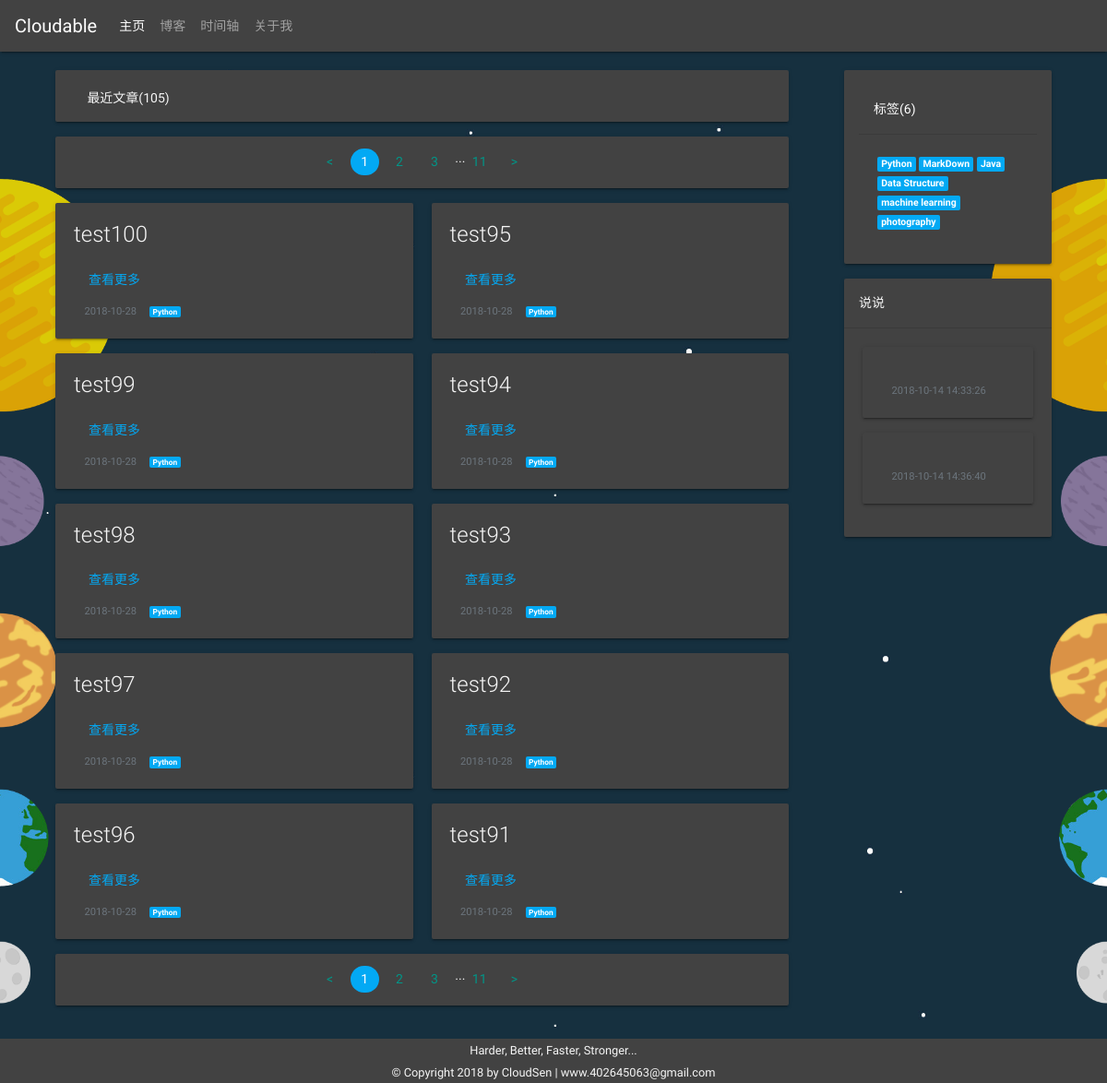
/cloudsen_blog/blog/, run on the app's committed database.
### cloudsen_blog/models.py (models this page shows, shortened)
class Article(models.Model):
    COLOR_THEME = [
        ('text-muted', 'gray color'),
        ('text-light', 'white color '),
        ('text-dark', 'black color'),
    ]
    title = models.CharField(max_length=50)
    author = models.ForeignKey(User, db_constraint=False, on_delete=models.DO_NOTHING)
    tag = models.ForeignKey(Tag, db_constraint=False, on_delete=models.DO_NOTHING)
    card_type = models.ForeignKey(CardType, db_constraint=False, on_delete=models.DO_NOTHING)
    preview_pic_url = models.CharField(max_length=500, null=True, blank=True)
    text_color = models.CharField(max_length=30, choices=COLOR_THEME, default='gray')
    content = MarkdownxField()
    summary = MarkdownxField(blank=True, null=True)
    create_time = models.DateTimeField(auto_now_add=True)
    update_time = models.DateTimeField(auto_now=True)
    is_deleted = models.BooleanField(default=False)
    @property
    def formatted_summary(self):
        return markdownify(self.summary)

class Tag(models.Model):
    name = models.CharField(max_length=30)
    description = models.CharField(max_length=200, default='Please input description')
    create_time = models.DateTimeField(auto_now_add=True)
    update_time = models.DateTimeField(auto_now=True)
    is_deleted = models.BooleanField(default=False)

class MyIdea(models.Model):
    author = models.ForeignKey(User, db_constraint=False, on_delete=models.DO_NOTHING)
    content = MarkdownxField()
    create_time = models.DateTimeField(auto_now_add=True)
    update_time = models.DateTimeField(auto_now=True)
    is_deleted = models.BooleanField(default=False)
    @property
    def formatted_markdown(self):
        return markdownify(self.content)

### cloudsen_blog/views.py (the view)
# urls.py: path('blog/', views.go_blog_page, name='go_blog_page'),
def go_blog_page(request: HttpRequest):
    page_num = request.GET.get('page_num', 1)
    page, page_range = page_latest_2_month_articles(page_num)
    context = {
        'page_range': page_range,
        'page': page,
        'tags': list_all_tags(),
        'ideas': list_all_my_idea()}
    return render(request, 'cloudsen_blog/blog/blog.html', context)

### cloudsen_blog/views.py (called while the page is built)
def page_latest_2_month_articles(page_number: int = 1):
    latest_2_month_date = timezone.now() - timezone.timedelta(days=60)
    latest_articles = models.Article.objects.filter(update_time__gte=latest_2_month_date).order_by('-update_time')
    return paginate_data(latest_articles, 10, page_number)

def list_all_tags():
    return models.Tag.objects.all()

def list_all_my_idea():
    return models.MyIdea.objects.all()

def paginate_data(source_data, per_page: int, page_number: int):
    paginator = Paginator(source_data, per_page)
    page = paginator.get_page(page_number)
    page_range = [x for x in range(page.number - 2, page.number + 3) if 0 < x <= page.paginator.num_pages]
    if page_range[0] - 1 >= 2:
        page_range.insert(0, '...')
    if page.paginator.num_pages - page_range[-1] >= 2:
        page_range.append('...')
    if page_range[0] != 1:
        page_range.insert(0, 1)
    if page_range[-1] != page.paginator.num_pages:
        page_range.append(page.paginator.num_pages)
    return page, page_range

### cloudsen_blog/templates/cloudsen_blog/blog/blog.html (shortened to what this page needs)
{% extends 'cloudsen_blog/common-templates/base.html' %}
{% load staticfiles %}
{% block body %}
    <div class="container">
        <div class="row">
            <article class="col-lg-9 col-md-12 col-sm-12">
                <div class="container">
                    <div class="row mb-3">
                        <div class="col-sm-12">
                            <div class="card bg-dark text-light" style="height: 56px;">
                                <div class="card-body">
                                    <p class="card-title">
                                        <i class="material-icons icon-size-small">&#xE865;</i>
                                        最近文章({{ page.paginator.count }})
                                    </p>
                                </div>
                            </div>
                        </div>
                    </div>
                    {% include 'cloudsen_blog/common-templates/paginator.html' %}
                    {% include 'cloudsen_blog/common-templates/article-card-list.html' %}
                    {% include 'cloudsen_blog/common-templates/paginator.html' %}
                </div>
            </article>
            <aside class="col-lg-3 col-md-12 col-sm-12">
                <div class="container-fluid mb-3">
                    <div class="row mb-3">
                        <div class="col-lg-12 col-md-12 col-sm-12">
                            <div class="card text-white bg-dark p-3" style="width: 100%;">
                                <div class="card-header">标签({{ tags.count }})</div>
                                <div class="card-body">
                                    {% for tag in tags %}
                                        <a href="#" class="badge badge-info">{{ tag.name }}</a>
                                    {% endfor %}
                                </div>
                            </div>
                        </div>
                    </div>
                    <div class="row">
                        <div class="col-lg-12 col-md-12 d-lg-block d-none d-md-none d-sm-none">
                            <div class="card text-light text-left bg-dark mb-3">
                                <div class="card-header">
                                    说说
                                </div>
                                <div class="card-body">
                                    {% for idea in ideas %}
                                        <div class="card bg-dark text-light text-left mb-3">
                                            <div class="card-body">
                                                <p class="card-text">
                                                    <small class="text-muted">
                                                        <i class="material-icons icon-size-small">&#xE192;</i>
                                                        {{ idea.update_time|date:'Y-m-d H:i:s' }}
                                                    </small>
                                                </p>
                                            </div>
                                        </div>
                                    {% endfor %}
                                </div>
                            </div>
                        </div>
                    </div>
                </div>
            </aside>
        </div>
    </div>
{% endblock %}
{% block extension-of-header %}
    <link rel="stylesheet" href="{% static 'cloudsen_blog/css/blog.css' %}"/>
{% endblock %}

### cloudsen_blog/templates/cloudsen_blog/common-templates/article-card-list.html (shortened to what this page needs)
<div class="row">
    <div class="col-sm-12">
        <div class="card-columns">
            {% for article in page.object_list %}
                <div class="card bg-dark mb-3 {{ article.text_color }}" style="width: 100%;">
                    {% if article.card_type.pk == 1 %}
                        <img class="card-img card-img-full-width" src="{{ article.preview_pic_url }}" alt="image background">
                        <div class="card-img-overlay {{ article.text_color }}">
                            <h5 class="card-title">{{ article.title }}</h5>
                            <p class="card-text">
                                {{ article.formatted_summary|safe|truncatechars_html:200 }}
                            </p>
                            <p class="card-text">
                                <small>
                                    <i class="material-icons icon-size-small">&#xE192;</i>
                                    {{ article.update_time|date:'Y-m-d' }}
                                    <i class="material-icons icon-size-small">&#xE54E;</i>
                                    <a href="#" class="badge badge-info">{{ article.tag.name }}</a>
                                </small>
                            </p>
                        </div>
                    {% elif article.card_type.pk == 2 %}
                        <img class="card-img card-img-full-width" src="{{ article.preview_pic_url }}" alt="image">
                    {% elif article.card_type.pk == 4 %}
                        <div class="card-body">
                            <h5 class="card-title">{{ article.title }}</h5>
                            <a href="{% url 'go_article_detail' article.pk %}" class="btn btn-info">
                                查看更多
                            </a>
                            <p class="card-text">
                                <small class="text-muted">
                                    <i class="material-icons icon-size-small">&#xE192;</i>
                                    {{ article.update_time|date:'Y-m-d' }}
                                    <i class="material-icons icon-size-small">&#xE54E;</i>
                                    <a href="#" class="badge badge-info">{{ article.tag.name }}</a>
                                </small>
                            </p>
                        </div>
                    {% endif %}
                </div>
            {% endfor %}
        </div>
    </div>
</div>

### cloudsen_blog/static/cloudsen_blog/css/base.css (style rules this page uses)
html { height: 100%; }
body { height: 100%; display: flex; flex-direction: column; }
.icon-size-small { position: relative; top: 1px; display: inline-block; font-size: 100%; font-weight: 400; line-height: 1; -webkit-font-smoothing: antialiased; -moz-osx-font-smoothing: grayscale; }

### cloudsen_blog/static/cloudsen_blog/css/blog.css (style rules this page uses)
body { background: url("../imgs/wallpaper-blog.png") repeat #000; background-size: cover; }
@media (min-width: 576px) { .card-columns { column-count: 2; } }
@media (min-width: 768px) { .card-columns { column-count: 2; } }
@media (min-width: 992px) { .card-columns { column-count: 2; } }
@media (min-width: 1200px) { .card-columns { column-count: 2; } }

### data on the page
Article: title "test100", update_time "2018-10-28", tag.name "Python"
Article: title "test99", update_time "2018-10-28", tag.name "Python"
Article: title "test98", update_time "2018-10-28", tag.name "Python"
Article: title "test97", update_time "2018-10-28", tag.name "Python"
Article: title "test96", update_time "2018-10-28", tag.name "Python"
Article: title "test95", update_time "2018-10-28", tag.name "Python"
Article: title "test94", update_time "2018-10-28", tag.name "Python"
Article: title "test93", update_time "2018-10-28", tag.name "Python"
Article: title "test92", update_time "2018-10-28", tag.name "Python"
Article: title "test91", update_time "2018-10-28", tag.name "Python"
Tag: name "Python"
Tag: name "MarkDown"
Tag: name "Java"
Tag: name "Data Structure"
Tag: name "machine learning"
Tag: name "photography"
MyIdea: update_time "2018-10-14 14:33:26"
MyIdea: update_time "2018-10-14 14:36:40"

### other printed values
{{ page.paginator.count }} "105"
{{ page_number }} "1" "1"
{{ page_number }} "2" "3" "11" "2" "3" "11"
{{ tags.count }} "6"
